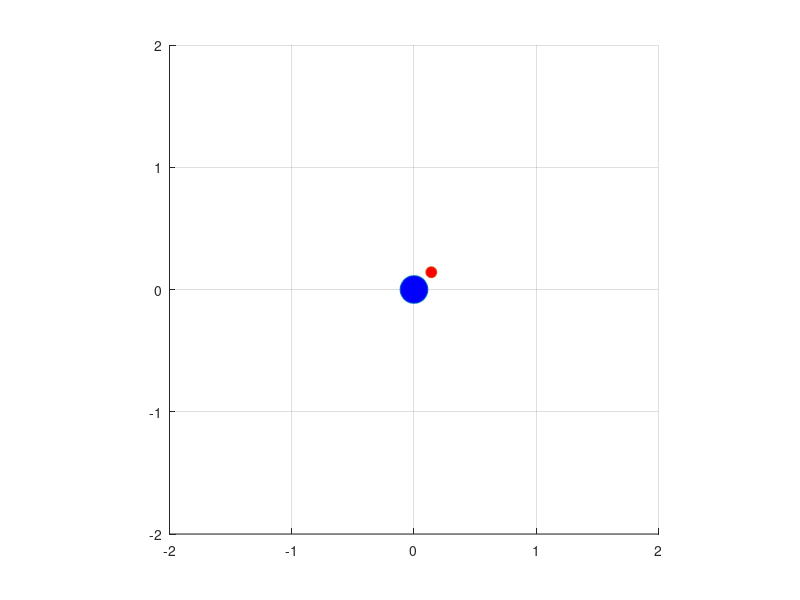

Recreate this plot in MATLAB. (Note: this script raises an error after producing the figure.)
clear;
close all;

dt = 0.02;%%時間刻み=離散時間Tsとして使用
Tfin = 0.68;%シミュレーション終了時間
t1 = [0:dt:Tfin];

for i = 1 : 10

    u1_pm = 1;

    u2_pm = 2 * rand - 1;

    u1 = ones(length(t1),1) * u1_pm; % 並進速度
    u2 = ones(length(t1),1) * u2_pm; % 回転角速度

    if i < 6
        y_axis = 0;
        theta = pi/4;
    else
        y_axis = 1
        theta = -pi/4;
    end

    si = zeros(length(t1),3);
    si(1,:) = [0 y_axis theta];%状態ξの初期値を設定

    x = si(1,1) + 0.2 * cos(si(1,3));
    y = si(1,2) + 0.2 * sin(si(1,3));

    hold on;
    axis equal;
    grid on;

    axis([-2 2 -2 2])

    h = plot(si(1,1),si(1,2), 'o', 'MarkerSize' ,20, 'MarkerFaceColor', 'b');
    h2 = plot(x,y,'o', 'MarkerSize' ,8, 'MarkerFaceColor', 'r');

    for i = 1:length(t1)

        if i ~= length(t1)
            %θ(n),すなわち si(i+1,3) をx(n),y(n)の計算に使う
            si(i+1,3) = si(i,3) + u2(i) * dt;
            si(i+1,1) = si(i,1) + u1(i) * cos(si(i+1,3)) * dt;
            si(i+1,2) = si(i,2) + u1(i) * sin(si(i+1,3)) * dt;
        end

        set(h, 'XData', si(i,1),'YData', si(i,2));
        set(h2, 'XData', si(i,1) + 0.2 * cos(si(i,3)),'YData', si(i,2) + 0.2 * sin(si(i,3)));

        drawnow;

        F = getframe(gcf);
        % RGBデータをインデックス付きデータに変更
        [X,map] = rgb2ind(F.cdata,256);
        if i==1
            pause(2)
            % GIFファイルに書き出し
            imwrite(X,map,'twowheels.gif')
        else
            % 2回目以降は'append'でアニメーションを作成
            imwrite(X,map,'twowheels.gif','WriteMode','append')
        end

    end

end
